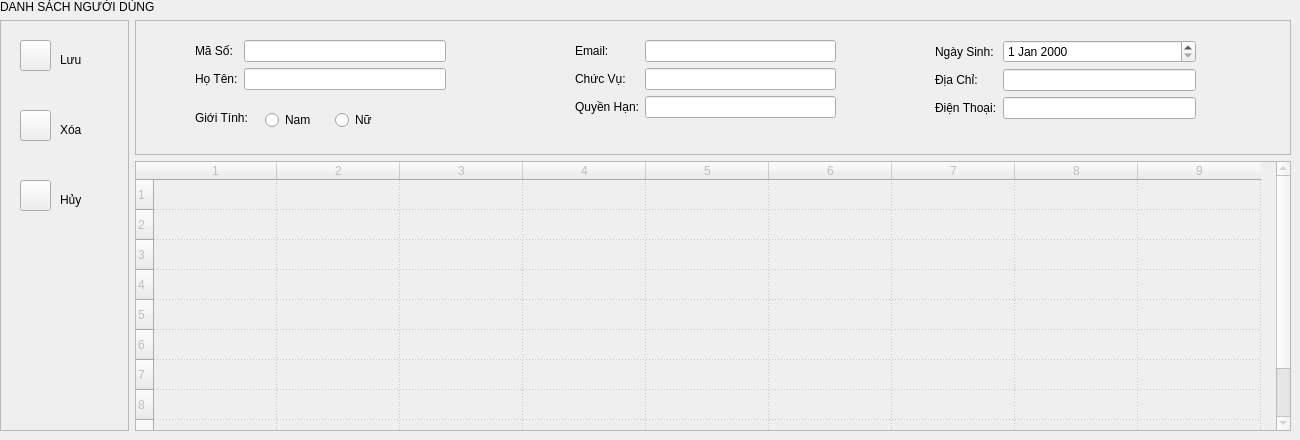
         <widget class="QWidget" name="tab_5">
          <attribute name="title">
           <string>Người Dùng</string>
          </attribute>
          <widget class="QWidget" name="verticalLayoutWidget_2">
           <property name="geometry">
            <rect>
             <x>0</x>
             <y>0</y>
             <width>1291</width>
             <height>431</height>
            </rect>
           </property>
           <layout class="QVBoxLayout" name="verticalLayout_3" stretch="0,0,1">
            <item>
             <layout class="QHBoxLayout" name="horizontalLayout_8"/>
            </item>
            <item>
             <widget class="QLabel" name="label_10">
              <property name="text">
               <string>DANH SÁCH NGƯỜI DÙNG</string>
              </property>
             </widget>
            </item>
            <item>
             <layout class="QHBoxLayout" name="horizontalLayout_9" stretch="1,9">
              <item>
               <layout class="QVBoxLayout" name="verticalLayout_4">
                <item>
                 <widget class="QFrame" name="frame">
                  <property name="frameShape">
                   <enum>QFrame::StyledPanel</enum>
                  </property>
                  <property name="frameShadow">
                   <enum>QFrame::Raised</enum>
                  </property>
                  <widget class="QPushButton" name="pushButton_16">
                   <property name="geometry">
                    <rect>
                     <x>20</x>
                     <y>20</y>
                     <width>31</width>
                     <height>31</height>
                    </rect>
                   </property>
                   <property name="styleSheet">
                    <string notr="true">QPushButton {
	border-image: url(C:/Users/Admin/Documents/cnpm/save.png);
	color: white;
}</string>
                   </property>
                   <property name="text">
                    <string/>
                   </property>
                  </widget>
                  <widget class="QPushButton" name="pushButton_17">
                   <property name="geometry">
                    <rect>
                     <x>20</x>
                     <y>90</y>
                     <width>31</width>
                     <height>31</height>
                    </rect>
                   </property>
                   <property name="styleSheet">
                    <string notr="true">QPushButton {
	border-image: url(C:/Users/Admin/Documents/cnpm/remove_user.png);
	color: white;
}</string>
                   </property>
                   <property name="text">
                    <string/>
                   </property>
                  </widget>
                  <widget class="QPushButton" name="pushButton_18">
                   <property name="geometry">
                    <rect>
                     <x>20</x>
                     <y>160</y>
                     <width>31</width>
                     <height>31</height>
                    </rect>
                   </property>
                   <property name="styleSheet">
                    <string notr="true">QPushButton {
	border-image: url(C:/Users/Admin/Documents/cnpm/exit.png);
	color: white;
}</string>
                   </property>
                   <property name="text">
                    <string/>
                   </property>
                  </widget>
                  <widget class="QLabel" name="label_21">
                   <property name="geometry">
                    <rect>
                     <x>60</x>
                     <y>30</y>
                     <width>61</width>
                     <height>20</height>
                    </rect>
                   </property>
                   <property name="text">
                    <string>Lưu </string>
                   </property>
                  </widget>
                  <widget class="QLabel" name="label_22">
                   <property name="geometry">
                    <rect>
                     <x>60</x>
                     <y>100</y>
                     <width>61</width>
                     <height>20</height>
                    </rect>
                   </property>
                   <property name="text">
                    <string>Xóa</string>
                   </property>
                  </widget>
                  <widget class="QLabel" name="label_23">
                   <property name="geometry">
                    <rect>
                     <x>60</x>
                     <y>170</y>
                     <width>61</width>
                     <height>20</height>
                    </rect>
                   </property>
                   <property name="text">
                    <string>Hủy</string>
                   </property>
                  </widget>
                 </widget>
                </item>
               </layout>
              </item>
              <item>
               <layout class="QVBoxLayout" name="verticalLayout_5" stretch="2,4">
                <item>
                 <layout class="QHBoxLayout" name="horizontalLayout_10">
                  <item>
                   <widget class="QFrame" name="frame_2">
                    <property name="frameShape">
                     <enum>QFrame::StyledPanel</enum>
                    </property>
                    <property name="frameShadow">
                     <enum>QFrame::Raised</enum>
                    </property>
                    <widget class="QWidget" name="formLayoutWidget_2">
                     <property name="geometry">
                      <rect>
                       <x>60</x>
                       <y>20</y>
                       <width>271</width>
                       <height>61</height>
                      </rect>
                     </property>
                     <layout class="QFormLayout" name="formLayout_5">
                      <property name="rightMargin">
                       <number>20</number>
                      </property>
                      <item row="0" column="0">
                       <widget class="QLabel" name="mSLabel">
                        <property name="text">
                         <string>Mã Số:</string>
                        </property>
                       </widget>
                      </item>
                      <item row="0" column="1">
                       <widget class="QLineEdit" name="mSLineEdit"/>
                      </item>
                      <item row="1" column="0">
                       <widget class="QLabel" name="hTNLabel">
                        <property name="text">
                         <string>Họ Tên:</string>
                        </property>
                       </widget>
                      </item>
                      <item row="1" column="1">
                       <widget class="QLineEdit" name="hTNLineEdit"/>
                      </item>
                     </layout>
                    </widget>
                    <widget class="QWidget" name="formLayoutWidget_3">
                     <property name="geometry">
                      <rect>
                       <x>800</x>
                       <y>20</y>
                       <width>261</width>
                       <height>81</height>
                      </rect>
                     </property>
                     <layout class="QFormLayout" name="formLayout_6">
                      <item row="0" column="0">
                       <widget class="QLabel" name="ngYSinhLabel">
                        <property name="text">
                         <string>Ngày Sinh:</string>
                        </property>
                       </widget>
                      </item>
                      <item row="1" column="1">
                       <widget class="QLineEdit" name="aChLineEdit"/>
                      </item>
                      <item row="2" column="0">
                       <widget class="QLabel" name="iNThoILabel">
                        <property name="text">
                         <string>Điện Thoại:</string>
                        </property>
                       </widget>
                      </item>
                      <item row="2" column="1">
                       <widget class="QLineEdit" name="iNThoILineEdit"/>
                      </item>
                      <item row="0" column="1">
                       <widget class="QDateEdit" name="dateEdit"/>
                      </item>
                      <item row="1" column="0">
                       <widget class="QLabel" name="aChLabel">
                        <property name="text">
                         <string>Địa Chỉ:</string>
                        </property>
                       </widget>
                      </item>
                     </layout>
                    </widget>
                    <widget class="QWidget" name="formLayoutWidget_4">
                     <property name="geometry">
                      <rect>
                       <x>440</x>
                       <y>20</y>
                       <width>261</width>
                       <height>80</height>
                      </rect>
                     </property>
                     <layout class="QFormLayout" name="formLayout_7">
                      <item row="0" column="0">
                       <widget class="QLabel" name="emailLabel">
                        <property name="text">
                         <string>Email:</string>
                        </property>
                       </widget>
                      </item>
                      <item row="0" column="1">
                       <widget class="QLineEdit" name="emailLineEdit"/>
                      </item>
                      <item row="1" column="0">
                       <widget class="QLabel" name="chCVLabel">
                        <property name="text">
                         <string>Chức Vụ:</string>
                        </property>
                       </widget>
                      </item>
                      <item row="1" column="1">
                       <widget class="QLineEdit" name="chCVLineEdit"/>
                      </item>
                      <item row="2" column="0">
                       <widget class="QLabel" name="quyNHNLabel">
                        <property name="text">
                         <string>Quyền Hạn:</string>
                        </property>
                       </widget>
                      </item>
                      <item row="2" column="1">
                       <widget class="QLineEdit" name="quyNHNLineEdit"/>
                      </item>
                     </layout>
                    </widget>
                    <widget class="QLabel" name="label_20">
                     <property name="geometry">
                      <rect>
                       <x>60</x>
                       <y>90</y>
                       <width>61</width>
                       <height>16</height>
                      </rect>
                     </property>
                     <property name="text">
                      <string>Giới Tính:</string>
                     </property>
                    </widget>
                    <widget class="QRadioButton" name="radioButton">
                     <property name="geometry">
                      <rect>
                       <x>130</x>
                       <y>90</y>
                       <width>51</width>
                       <height>20</height>
                      </rect>
                     </property>
                     <property name="text">
                      <string>Nam</string>
                     </property>
                    </widget>
                    <widget class="QRadioButton" name="radioButton_2">
                     <property name="geometry">
                      <rect>
                       <x>200</x>
                       <y>90</y>
                       <width>51</width>
                       <height>20</height>
                      </rect>
                     </property>
                     <property name="text">
                      <string>Nữ</string>
                     </property>
                     <property name="checkable">
                      <bool>true</bool>
                     </property>
                    </widget>
                   </widget>
                  </item>
                 </layout>
                </item>
                <item>
                 <layout class="QHBoxLayout" name="horizontalLayout_11">
                  <item>
                   <widget class="QTableWidget" name="tableWidget">
                    <property name="enabled">
                     <bool>false</bool>
                    </property>
                    <property name="cursor" stdset="0">
                     <cursorShape>ArrowCursor</cursorShape>
                    </property>
                    <property name="mouseTracking">
                     <bool>false</bool>
                    </property>
                    <property name="tabletTracking">
                     <bool>false</bool>
                    </property>
                    <property name="focusPolicy">
                     <enum>Qt::StrongFocus</enum>
                    </property>
                    <property name="acceptDrops">
                     <bool>false</bool>
                    </property>
                    <property name="layoutDirection">
                     <enum>Qt::LeftToRight</enum>
                    </property>
                    <property name="autoFillBackground">
                     <bool>true</bool>
                    </property>
                    <property name="frameShape">
                     <enum>QFrame::StyledPanel</enum>
                    </property>
                    <property name="frameShadow">
                     <enum>QFrame::Sunken</enum>
                    </property>
                    <property name="lineWidth">
                     <number>1</number>
                    </property>
                    <property name="midLineWidth">
                     <number>0</number>
                    </property>
                    <property name="showDropIndicator" stdset="0">
                     <bool>true</bool>
                    </property>
                    <property name="dragEnabled">
                     <bool>false</bool>
                    </property>
                    <property name="defaultDropAction">
                     <enum>Qt::IgnoreAction</enum>
                    </property>
                    <property name="showGrid">
                     <bool>true</bool>
                    </property>
                    <property name="gridStyle">
                     <enum>Qt::DotLine</enum>
                    </property>
                    <property name="wordWrap">
                     <bool>true</bool>
                    </property>
                    <property name="cornerButtonEnabled">
                     <bool>false</bool>
                    </property>
                    <property name="rowCount">
                     <number>10</number>
                    </property>
                    <property name="columnCount">
                     <number>9</number>
                    </property>
                    <attribute name="horizontalHeaderVisible">
                     <bool>true</bool>
                    </attribute>
                    <attribute name="horizontalHeaderCascadingSectionResizes">
                     <bool>false</bool>
                    </attribute>
                    <attribute name="horizontalHeaderDefaultSectionSize">
                     <number>123</number>
                    </attribute>
                    <attribute name="horizontalHeaderHighlightSections">
                     <bool>true</bool>
                    </attribute>
                    <attribute name="verticalHeaderHighlightSections">
                     <bool>true</bool>
                    </attribute>
                    <row/>
                    <row/>
                    <row/>
                    <row/>
                    <row/>
                    <row/>
                    <row/>
                    <row/>
                    <row/>
                    <row/>
                    <column/>
                    <column/>
                    <column/>
                    <column/>
                    <column/>
                    <column/>
                    <column/>
                    <column/>
                    <column/>
                   </widget>
                  </item>
                 </layout>
                </item>
               </layout>
              </item>
             </layout>
            </item>
           </layout>
          </widget>
         </widget>
